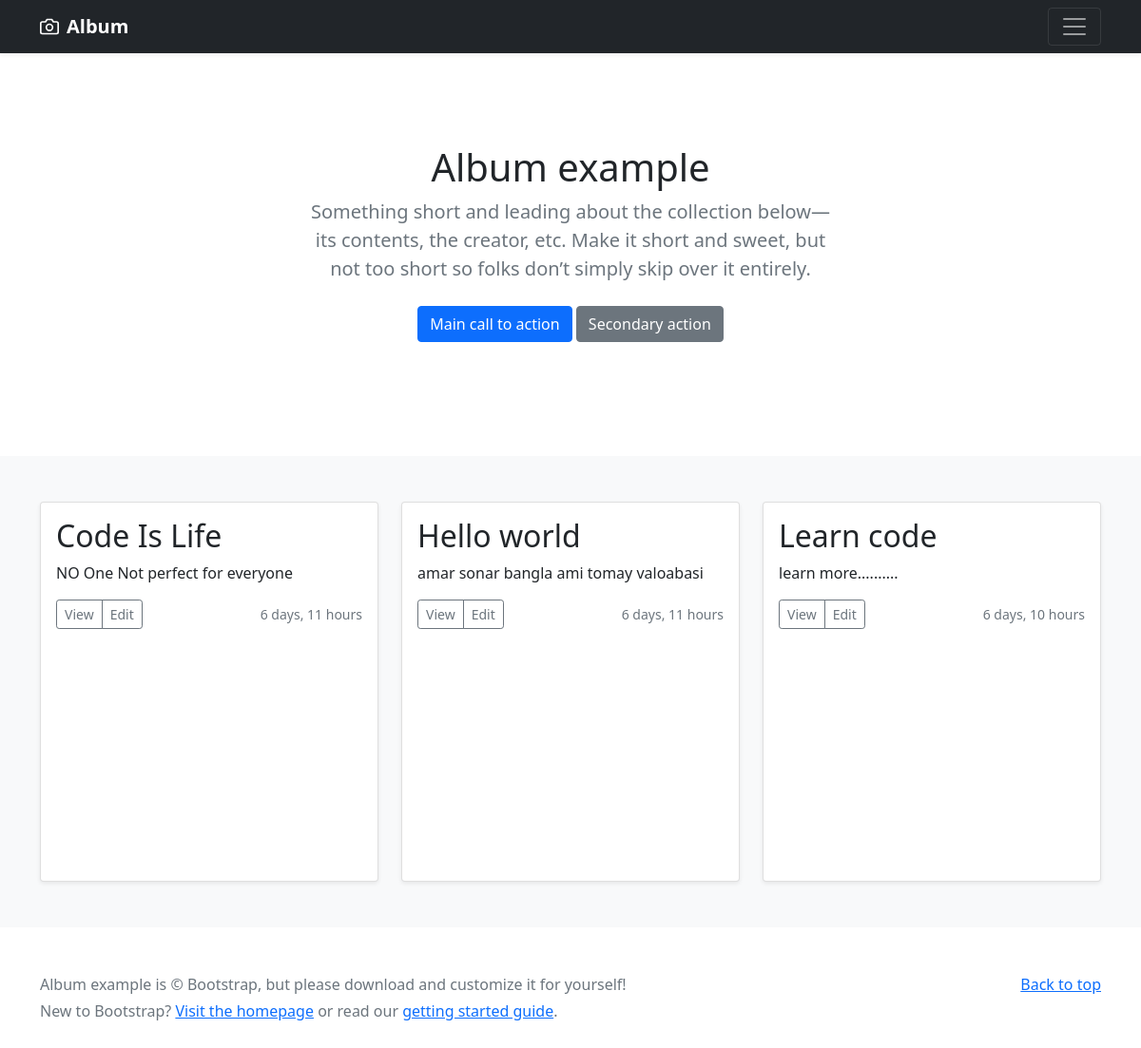
The app's page /, older data.
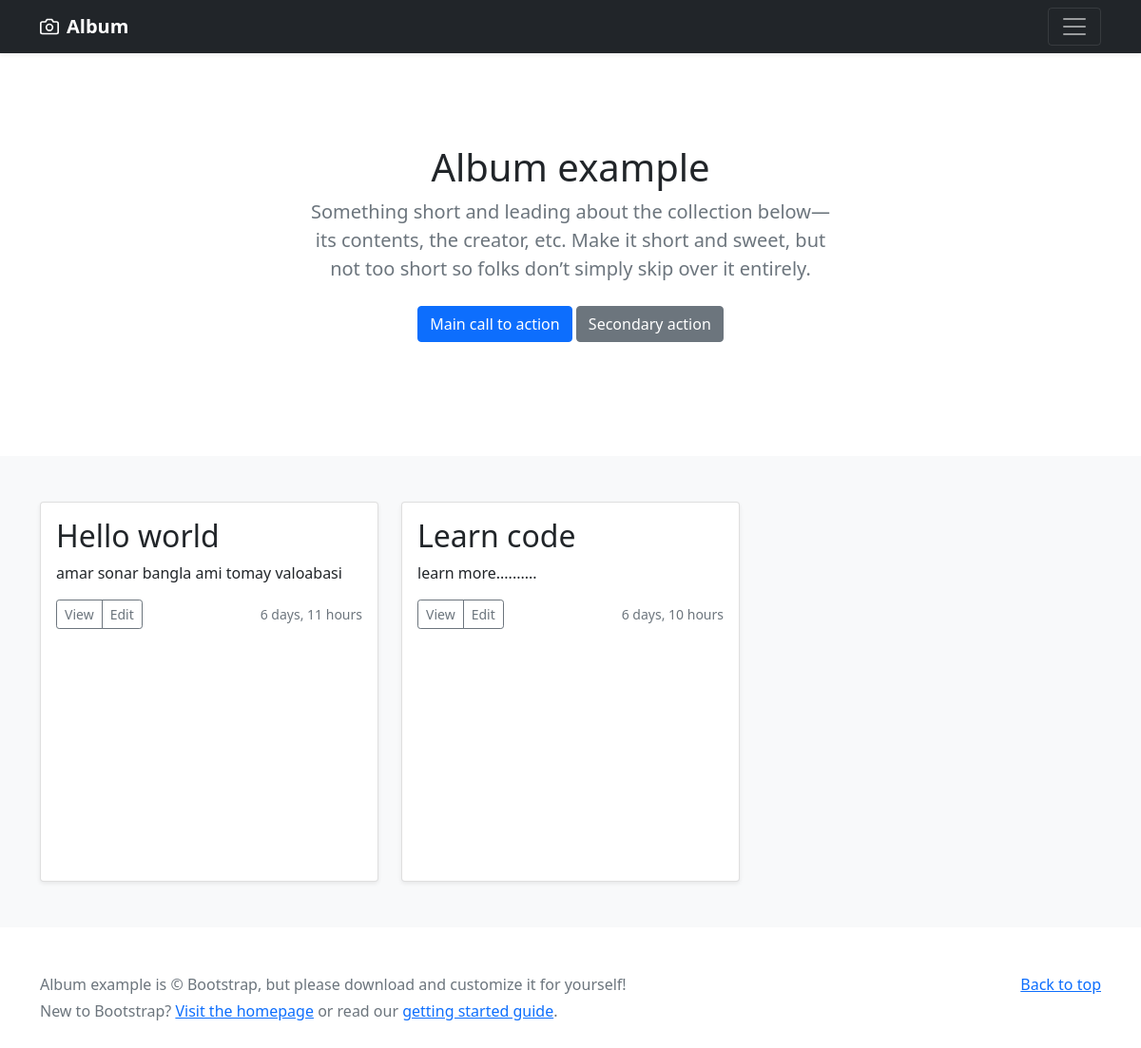
The same page, newer data.
### bootstrap/models.py (models this page shows, shortened)
class Album(models.Model):
    title = models.CharField(max_length=50)
    disc = models.TextField()
    image = models.ImageField(upload_to = 'albumphotos/')
    time = models.DateTimeField(auto_now_add=True)

### bootstrap/views.py (the view)
# urls.py: path('', views.index,name='index'),
def index(request):
    album_data = Album.objects.all()
    contex={
        'album_data' : album_data
    }
    return render(request,'index.html',contex)

### templates/index.html (shortened to what this page needs)
{% load static %}
<!doctype html>
<html lang="en">
  <head>
<link href="{% static 'dist/css/bootstrap.min.css' %}" rel="stylesheet">
<link href="https://cdn.jsdelivr.net/npm/bootstrap@5.1.1/dist/css/bootstrap.min.css" rel="stylesheet">
  </head>
  <body>
<header>
  <div class="navbar navbar-dark bg-dark shadow-sm">
    <div class="container">
      <a href="#" class="navbar-brand d-flex align-items-center">
        <strong>Album</strong>
      </a>
      <button class="navbar-toggler" type="button" data-bs-toggle="collapse" data-bs-target="#navbarHeader" aria-controls="navbarHeader" aria-expanded="false" aria-label="Toggle navigation">
        <span class="navbar-toggler-icon"></span>
      </button>
    </div>
  </div>
</header>
<main>
  <section class="py-5 text-center container">
    <div class="row py-lg-5">
      <div class="col-lg-6 col-md-8 mx-auto">
        <h1 class="fw-light">Album example</h1>
        <p class="lead text-muted">Something short and leading about the collection below—its contents, the creator, etc. Make it short and sweet, but not too short so folks don’t simply skip over it entirely.</p>
        <p>
          <a href="#" class="btn btn-primary my-2">Main call to action</a>
          <a href="#" class="btn btn-secondary my-2">Secondary action</a>
        </p>
      </div>
    </div>
  </section>
  <div class="album py-5 bg-light">
    <div class="container">
      <div class="row d-flex">
 {% for data in album_data%}
        <div class="col-4 ">
          <div class="card fixing shadow-sm">
            <div class="card-body">
              <h2>{{data.title}} </h2>
              <p> {{data.disc}} </p>
              <div class="d-flex justify-content-between align-items-center">
                <div class="btn-group">
                  <button type="button" class="btn btn-sm btn-outline-secondary">View</button>
                  <button type="button" class="btn btn-sm btn-outline-secondary">Edit</button>
                </div>
                <small class="text-muted">{{data.time|timesince}}</small>
              </div>
            </div>
          </div>
        </div>
        {% endfor %}
      </div>
      </div>
    </div>
</main>
<footer class="text-muted py-5">
  <div class="container">
    <p class="float-end mb-1">
      <a href="#">Back to top</a>
    </p>
    <p class="mb-1">Album example is &copy; Bootstrap, but please download and customize it for yourself!</p>
    <p class="mb-0">New to Bootstrap? <a href="/">Visit the homepage</a> or read our <a href="../getting-started/introduction/">getting started guide</a>.</p>
  </div>
</footer>
  </body>
</html>

Row changes from the older to the newer data that the page shows:
removed Album: title "Code Is Life", disc "NO One Not perfect for everyone", time "6 days, 11 hours"
